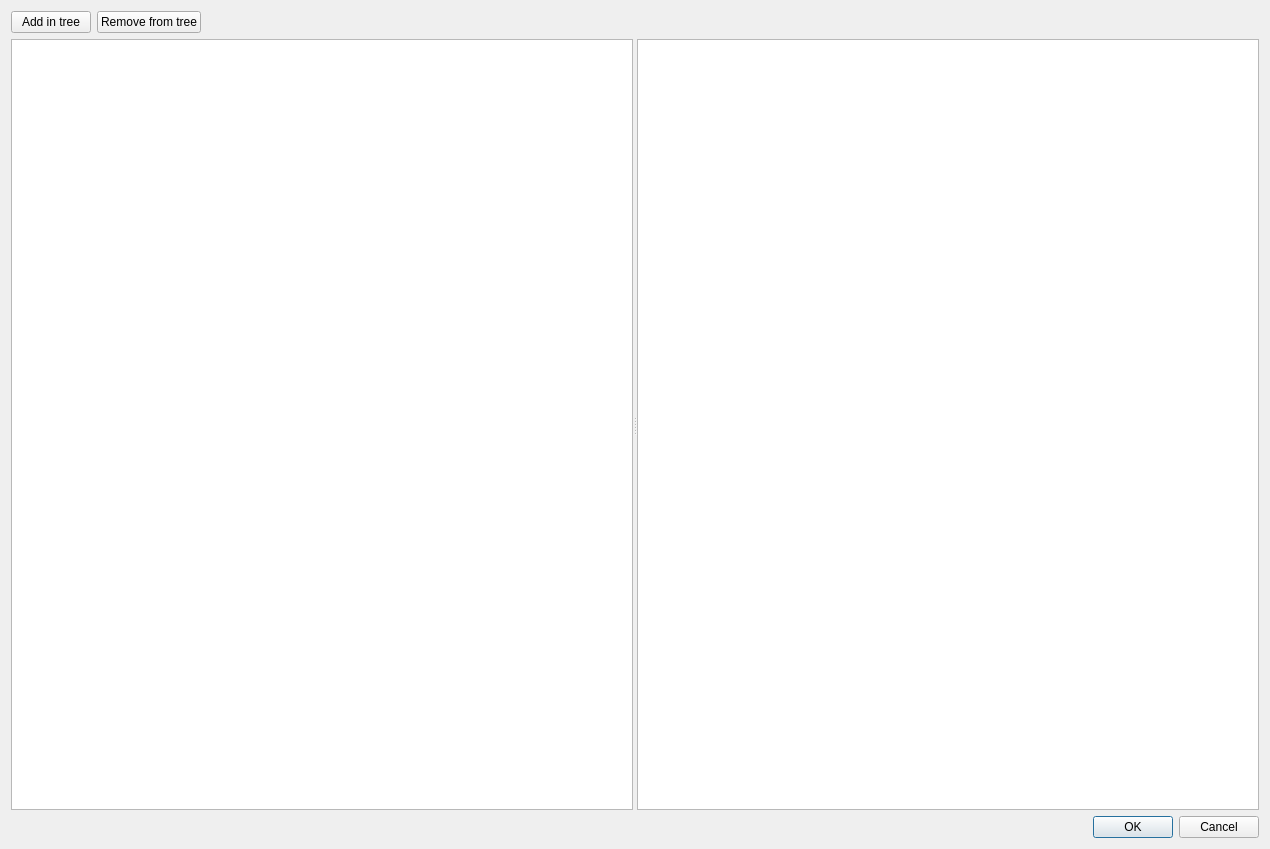
<?xml version="1.0" encoding="UTF-8"?>
<ui version="4.0">
 <class>DialogFileColumns</class>
 <widget class="QDialog" name="DialogFileColumns">
  <property name="geometry">
   <rect>
    <x>0</x>
    <y>0</y>
    <width>1270</width>
    <height>849</height>
   </rect>
  </property>
  <property name="windowTitle">
   <string>File columns</string>
  </property>
  <layout class="QVBoxLayout" name="verticalLayout">
   <item>
    <layout class="QHBoxLayout" name="horizontalLayout">
     <item>
      <widget class="QPushButton" name="buttonAddInTree">
       <property name="text">
        <string>Add in tree</string>
       </property>
      </widget>
     </item>
     <item>
      <widget class="QPushButton" name="buttonRemoveFromTree">
       <property name="text">
        <string>Remove from tree</string>
       </property>
      </widget>
     </item>
     <item>
      <spacer name="horizontalSpacer">
       <property name="orientation">
        <enum>Qt::Horizontal</enum>
       </property>
       <property name="sizeHint" stdset="0">
        <size>
         <width>40</width>
         <height>20</height>
        </size>
       </property>
      </spacer>
     </item>
    </layout>
   </item>
   <item>
    <widget class="QSplitter" name="splitter">
     <property name="orientation">
      <enum>Qt::Horizontal</enum>
     </property>
     <widget class="QTreeView" name="treeViewColumns"/>
     <widget class="QListView" name="listViewColumns"/>
    </widget>
   </item>
   <item>
    <widget class="QDialogButtonBox" name="buttonBox">
     <property name="orientation">
      <enum>Qt::Horizontal</enum>
     </property>
     <property name="standardButtons">
      <set>QDialogButtonBox::Cancel|QDialogButtonBox::Ok</set>
     </property>
    </widget>
   </item>
  </layout>
 </widget>
 <resources/>
 <connections>
  <connection>
   <sender>buttonBox</sender>
   <signal>accepted()</signal>
   <receiver>DialogFileColumns</receiver>
   <slot>accept()</slot>
   <hints>
    <hint type="sourcelabel">
     <x>248</x>
     <y>254</y>
    </hint>
    <hint type="destinationlabel">
     <x>157</x>
     <y>274</y>
    </hint>
   </hints>
  </connection>
  <connection>
   <sender>buttonBox</sender>
   <signal>rejected()</signal>
   <receiver>DialogFileColumns</receiver>
   <slot>reject()</slot>
   <hints>
    <hint type="sourcelabel">
     <x>316</x>
     <y>260</y>
    </hint>
    <hint type="destinationlabel">
     <x>286</x>
     <y>274</y>
    </hint>
   </hints>
  </connection>
 </connections>
</ui>
